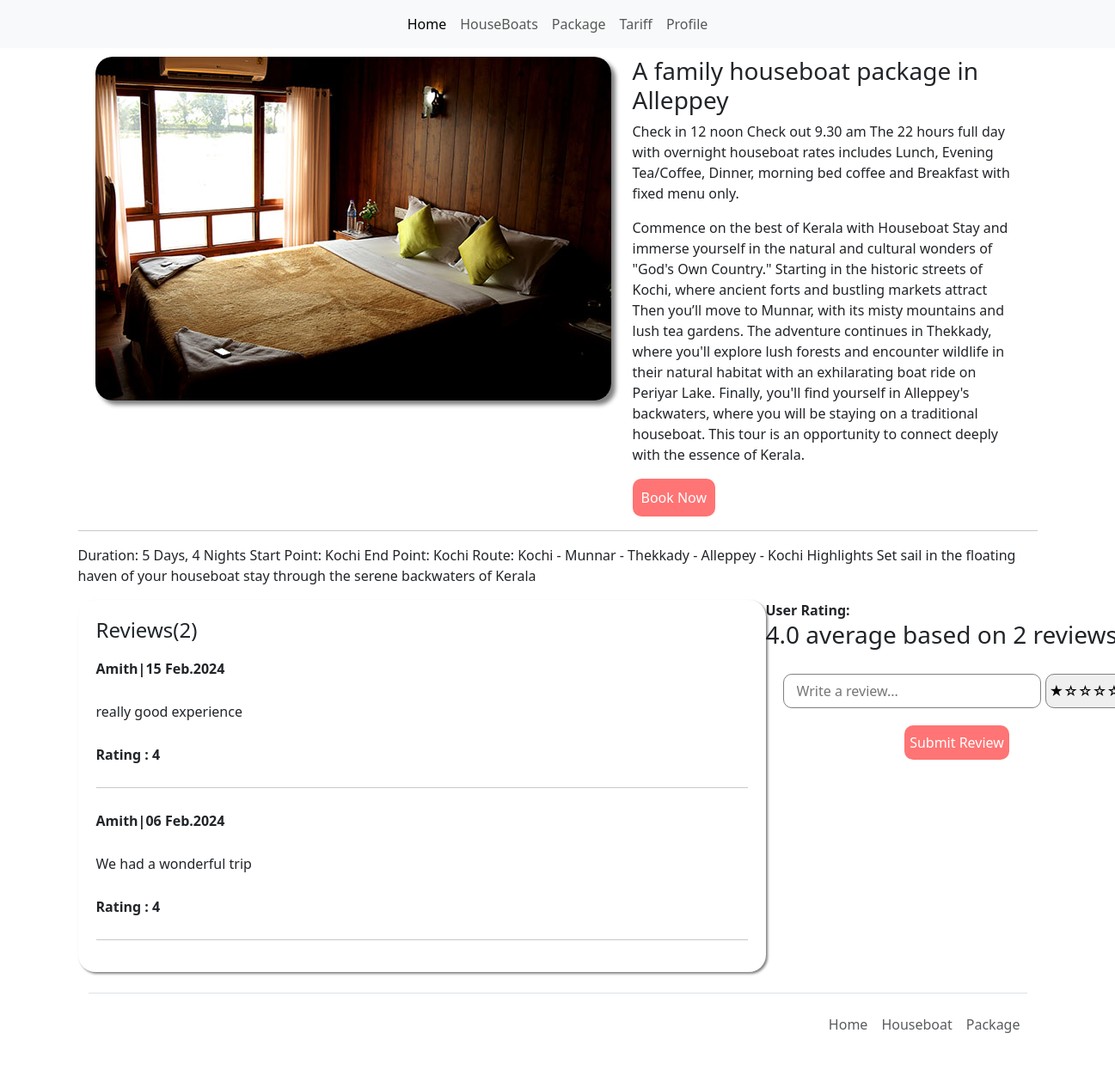
Page /test/detail1 on the committed database.
### imagetst/models.py (models this page shows, shortened)
class Package(models.Model):
    image = models.ImageField(upload_to='slide_img', null=True)
    title = models.CharField(max_length=150)
    description = models.TextField(null= True,blank=True)
    main_des = models.TextField(null= True,blank=True)
    about_destination = models.TextField(null= True,blank=True)
    quick_facts = models.TextField(null= True,blank=True)

class PackageReview(models.Model):
    user = models.ForeignKey(User,on_delete=models.SET_NULL, null=True)
    package = models.ForeignKey(Package,on_delete=models.SET_NULL, null=True,related_name="review")
    review = models.TextField(null=True)
    rating = models.IntegerField(choices=RATING, default=None)
    date = models.DateTimeField(auto_now_add=True)

### imagetst/views.py (the view)
# urls.py: path('detail<int:id>',views.package_detail_pg,name='package_detail'),
def package_detail_pg(request,id):
    package = Package.objects.get(id=id)
    reviews = PackageReview.objects.filter(package=package).order_by("-date")
    average_review = PackageReview.objects.filter(package=package).aggregate(rating=Avg('rating'))
    if request.method == 'POST':
        form = ReviewForm(request.POST or None)
        if form.is_valid():
            review = PackageReview.objects.create(
                user = request.user,
                package = package,
                review = request.POST['review'],
                rating = request.POST['rating']
            )
            review.save()
            return redirect('package_detail',id=id)
    else:
        form = ReviewForm()
    context = {
        'detail_pg':package,
        'reviews':reviews,
        'form':form,
        'average_review':average_review
    }
    return render(request, 'detail.html',context)

### imagetst/forms.py
class ReviewForm(forms.ModelForm):
    RATING = (
    (1,"★☆☆☆☆"),
    (2,"★★☆☆☆"),
    (3,"★★★☆☆"),
    (4,"★★★★☆"),
    (5,"★★★★★")
)
    review = forms.CharField(
        widget=forms.TextInput(
        attrs={
            'placeholder':'Write a review...',
            'class': 'rev-inp'
        }
    ))
    rating = forms.ChoiceField(
        choices=RATING,
        widget=forms.Select(
        attrs={
            'class': 'rating'
        }
    ))
    class Meta:
        model = PackageReview
        fields = ['review', 'rating']

### template/detail.html (shortened to what this page needs)
{% load static %}
<!DOCTYPE html>
<html lang="en">
<head>
    <link rel="stylesheet" href="{% static  'css/detail.css' %}" />
    <link href="https://cdn.jsdelivr.net/npm/bootstrap@5.3.2/dist/css/bootstrap.min.css" rel="stylesheet">
    <link rel="stylesheet" href="https://cdnjs.cloudflare.com/ajax/libs/font-awesome/4.7.0/css/font-awesome.min.css">
</head>
<header>
    <nav class="navbar navbar-expand-lg navbar-light bg-body-tertiary">
        <div class="container-fluid">
          <div
            class="collapse navbar-collapse justify-content-center"
            id="navbarCenteredExample"
          >
            <ul class="navbar-nav mb-2 mb-lg-0">
              <li class="nav-item">
                <a class="nav-link active" aria-current="page" href="{% url 'home' %}">Home</a>
              </li>
              <li class="nav-item">
                <a class="nav-link" href="{% url 'houseboat' %}">HouseBoats</a>
              </li>
              <li class="nav-item">
                <a class="nav-link" href="{% url 'package' %}">Package</a>
              </li>
              <li class="nav-item">
                <a class="nav-link" href="{% url 'tariff' %}">Tariff</a>
              </li>
              <li class="nav-item">
                <a class="nav-link" href="{% url 'profile' %}">Profile</a>
              </li>
          </div>
        </div>
      </nav>
</header>
<body>
    <div class="container">
        <div class="wrapper">
            <div class="right">
                <img src="/test/{{detail_pg.image}}" alt="">
            </div>
            <div class="left">
                <h3>{{detail_pg.title}}</h3>
                <p>{{detail_pg.description}}</p>
                <p>{{detail_pg.about_destination}}</p>
                <button>
                    <a href="{% url 'booking' %}">Book Now</a>
                </button>
            </div>
        </div>
        <hr>
        <p>{{detail_pg.quick_facts}}</p>
        <div class="review">
          <div class="details">
            <div class="form">
              <div class="heading">
                <h4>Reviews({{reviews.count}})</h4>
              </div>
              {% for i in reviews %}
              <div class="prof">
                <strong>{{i.user.username|title}}|{{i.date|date:"d M.Y"}}</strong>
              </div>
              <p>{{i.review}}</p>
              <strong>Rating : {{i.rating}}</strong>
              <hr>
              {% endfor %}
            </div>
          </div>
          <div class="details-r">
            <strong><span class="heading">User Rating: </span></strong>
            <h3>{{average_review.rating|floatformat:1}}  average based on {{reviews.count}} reviews.</h3>
            <form method="post">
              <div class="items">
                <div class="sb-1">
                {{form.review}}
                </div>
                <div class="rate">
                  {{form.rating}}
                </div>
              </div>
              <input class="submit" type="submit"  value="Submit Review"/>
            </form>
        </div>
    </div>
</body>
{% include 'footer.html' %}
</html>

### static/css/detail.css (style rules this page uses)
body { margin: 0; padding: 0; box-sizing: border-box; font-family: 'poppins'; }
.wrapper { display: flex; gap: 25px; margin: 10px 20px; }
.right img { border-radius: 20px; box-shadow: 5px 5px 5px grey; }
.left button { background-color: #ff6c6cf1; border: none; border-radius: 10px; padding: 10px; }
.left button a { color: white; text-decoration: none; }
.form { display: flex; flex-direction: column; gap: 10px; width: 800px; border: .1px solid transparent; border-radius: 20px; box-shadow: 2px 2px 3px grey; padding: 20px; }
.rev-inp { width: 300px; height: 40px; border: 1px solid grey; border-radius: 10px; padding: 15px; }
.sb-1 { display: flex; gap: 10px; }
.items { display: flex; padding: 20px; gap: 5px; }
.submit { height: 40px; border: none; border-radius: 10px; background-color: #ff6c6cf1; color: white; }
.rating { width: 100px; height: 40px; border: .1px solid grey; border-radius: 10px; }
.review { display: flex; justify-content: space-around; }
form { display: flex; flex-direction: column; align-items: center; }

### rows in the picture
Package: image (picture), title "A family houseboat package in Alleppey", description "Check in 12 noon Check out 9.30 am The 22 hours full day with overnight houseboat rates includes Lunch, Evening Tea/Coffee, Dinner, morning bed coffee and Breakfast with fixed menu only.", about_destination "Commence on the best of Kerala with Houseboat Stay and immerse yourself in the natural and cultural wonders of \"God's Own Country.\" Starting in the historic streets of Kochi, where ancient forts and bustling markets attract Then you’ll move to Munnar, with its misty mountains and lush tea gardens. The adventure continues in Thekkady, where you'll explore lush forests and encounter wildlife in their natural habitat with an exhilarating boat ride on Periyar Lake. Finally, you'll find yourself in Alleppey's backwaters, where you will be staying on a traditional houseboat. This tour is an opportunity to connect deeply with the essence of Kerala.", quick_facts "Duration: 5 Days, 4 Nights Start Point: Kochi End Point: Kochi Route: Kochi - Munnar - Thekkady - Alleppey - Kochi Highlights Set sail in the floating haven of your houseboat stay through the serene backwaters of Kerala"
PackageReview: user.username "Amith", date "15 Feb.2024", review "really good experience", rating "4"
PackageReview: user.username "Amith", date "06 Feb.2024", review "We had a wonderful trip", rating "4"

### other values in the picture
{{ reviews.count }} "2"
{{ average_review.rating|floatformat:1 }} "4.0"
